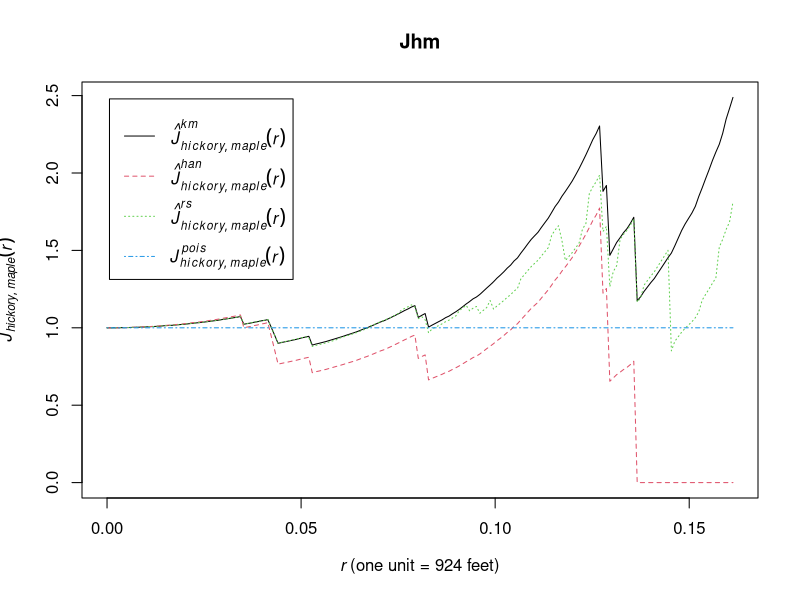

The R source for this figure:
library(spatstat)


### Name: Jcross
### Title: Multitype J Function (i-to-j)
### Aliases: Jcross
### Keywords: spatial nonparametric

### ** Examples

     # Lansing woods data: 6 types of trees
    woods <- lansing
    ## Don't show: 
       woods <- woods[seq(1,npoints(woods), by=30)]
    
## End(Don't show)
    Jhm <- Jcross(woods, "hickory", "maple")
    # diagnostic plot for independence between hickories and maples
    plot(Jhm)

    # synthetic example with two types "a" and "b"
    pp <- runifpoint(30) %mark% factor(sample(c("a","b"), 30, replace=TRUE))
    J <- Jcross(pp)
